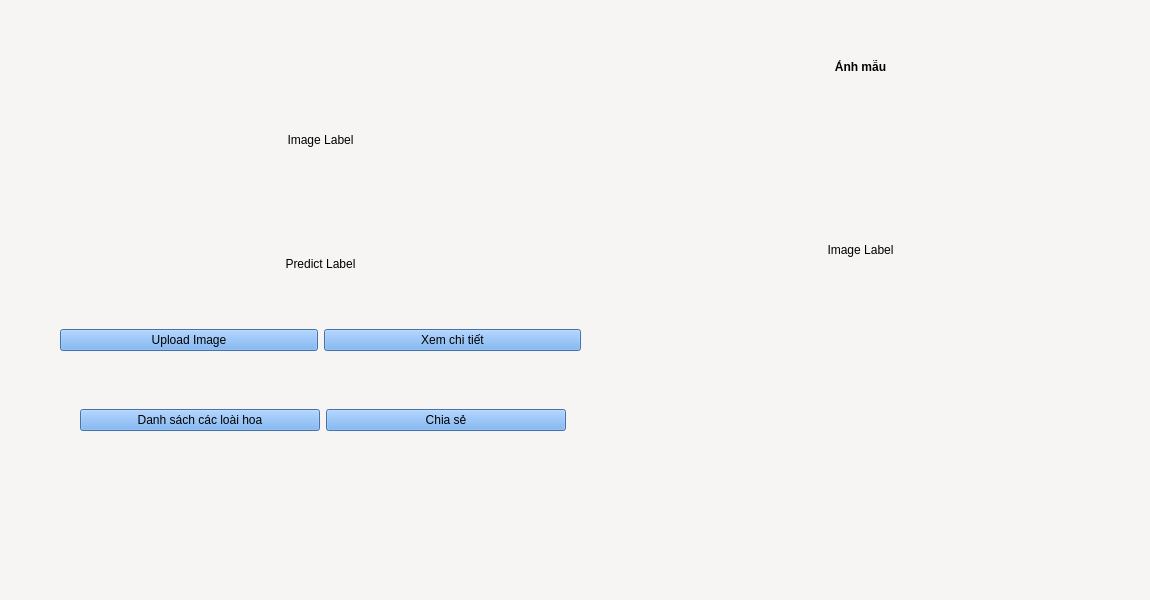
<?xml version="1.0" encoding="UTF-8"?>
<ui version="4.0">
 <class>MainWindow</class>
 <widget class="QMainWindow" name="MainWindow">
  <property name="geometry">
   <rect>
    <x>0</x>
    <y>0</y>
    <width>1150</width>
    <height>600</height>
   </rect>
  </property>
  <property name="windowTitle">
   <string>Phần mềm nhận diện hoa</string>
  </property>
  <property name="styleSheet">
   <string notr="true">background-color: rgb(246, 245, 244);</string>
  </property>
  <widget class="QWidget" name="centralwidget">
   <widget class="QWidget" name="verticalLayoutWidget">
    <property name="geometry">
     <rect>
      <x>60</x>
      <y>80</y>
      <width>521</width>
      <height>271</height>
     </rect>
    </property>
    <layout class="QGridLayout" name="gridLayout_2">
     <item row="1" column="0">
      <widget class="QLabel" name="predict_label">
       <property name="styleSheet">
        <string notr="true">gridline-color: rgb(61, 56, 70);</string>
       </property>
       <property name="text">
        <string>Predict Label</string>
       </property>
       <property name="alignment">
        <set>Qt::AlignCenter</set>
       </property>
      </widget>
     </item>
     <item row="0" column="0">
      <widget class="QLabel" name="img_label">
       <property name="styleSheet">
        <string notr="true"/>
       </property>
       <property name="text">
        <string>Image Label</string>
       </property>
       <property name="scaledContents">
        <bool>true</bool>
       </property>
       <property name="alignment">
        <set>Qt::AlignCenter</set>
       </property>
      </widget>
     </item>
     <item row="2" column="0">
      <layout class="QGridLayout" name="gridLayout_4">
       <item row="0" column="0">
        <widget class="QPushButton" name="browse_button">
         <property name="styleSheet">
          <string notr="true">background-color: rgb(98, 160, 234);</string>
         </property>
         <property name="text">
          <string>Upload Image</string>
         </property>
        </widget>
       </item>
       <item row="0" column="1">
        <widget class="QPushButton" name="btn_viewdetail">
         <property name="styleSheet">
          <string notr="true">background-color: rgb(98, 160, 234);</string>
         </property>
         <property name="text">
          <string>Xem chi tiết</string>
         </property>
        </widget>
       </item>
      </layout>
     </item>
    </layout>
   </widget>
   <widget class="QWidget" name="gridLayoutWidget">
    <property name="geometry">
     <rect>
      <x>80</x>
      <y>380</y>
      <width>486</width>
      <height>80</height>
     </rect>
    </property>
    <layout class="QGridLayout" name="gridLayout">
     <item row="0" column="1">
      <widget class="QPushButton" name="btn_share">
       <property name="styleSheet">
        <string notr="true">background-color: rgb(98, 160, 234);</string>
       </property>
       <property name="text">
        <string>Chia sẻ</string>
       </property>
      </widget>
     </item>
     <item row="0" column="0">
      <widget class="QPushButton" name="btn_list_flower">
       <property name="styleSheet">
        <string notr="true">background-color: rgb(98, 160, 234);</string>
       </property>
       <property name="text">
        <string>Danh sách các loài hoa</string>
       </property>
      </widget>
     </item>
    </layout>
   </widget>
   <widget class="QWidget" name="verticalLayoutWidget_2">
    <property name="geometry">
     <rect>
      <x>600</x>
      <y>50</y>
      <width>521</width>
      <height>271</height>
     </rect>
    </property>
    <layout class="QGridLayout" name="gridLayout_3">
     <property name="topMargin">
      <number>10</number>
     </property>
     <property name="bottomMargin">
      <number>10</number>
     </property>
     <property name="horizontalSpacing">
      <number>0</number>
     </property>
     <property name="verticalSpacing">
      <number>5</number>
     </property>
     <item row="0" column="0">
      <widget class="QLabel" name="model_title">
       <property name="font">
        <font>
         <bold>true</bold>
        </font>
       </property>
       <property name="text">
        <string>Ảnh mẫu</string>
       </property>
       <property name="alignment">
        <set>Qt::AlignHCenter|Qt::AlignTop</set>
       </property>
      </widget>
     </item>
     <item row="1" column="0">
      <widget class="QLabel" name="model_label">
       <property name="autoFillBackground">
        <bool>false</bool>
       </property>
       <property name="text">
        <string>Image Label</string>
       </property>
       <property name="scaledContents">
        <bool>true</bool>
       </property>
       <property name="alignment">
        <set>Qt::AlignCenter</set>
       </property>
      </widget>
     </item>
    </layout>
   </widget>
  </widget>
  <widget class="QMenuBar" name="menubar">
   <property name="geometry">
    <rect>
     <x>0</x>
     <y>0</y>
     <width>1150</width>
     <height>22</height>
    </rect>
   </property>
  </widget>
  <widget class="QStatusBar" name="statusbar"/>
 </widget>
 <resources/>
 <connections/>
</ui>
